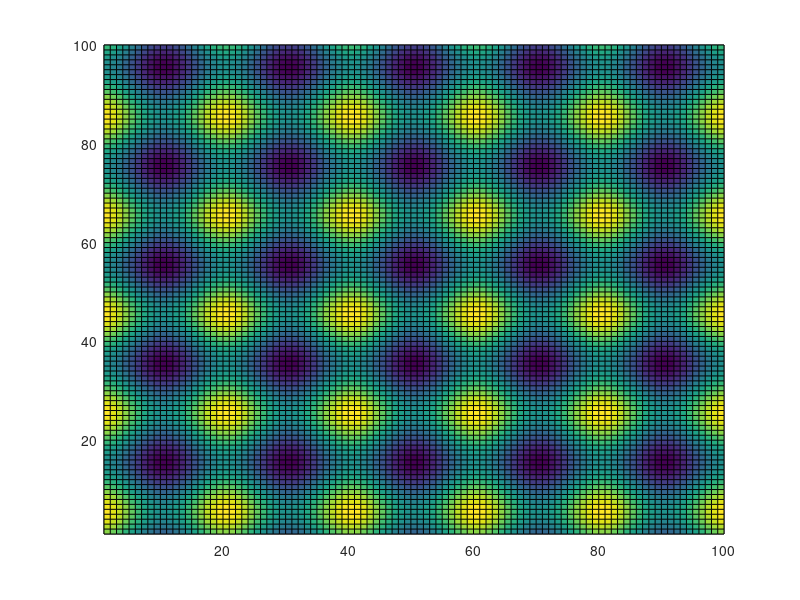
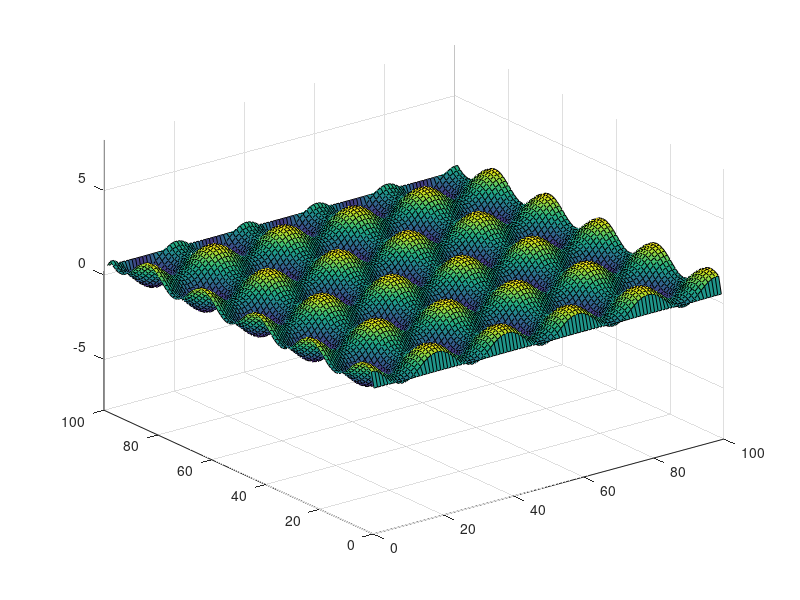
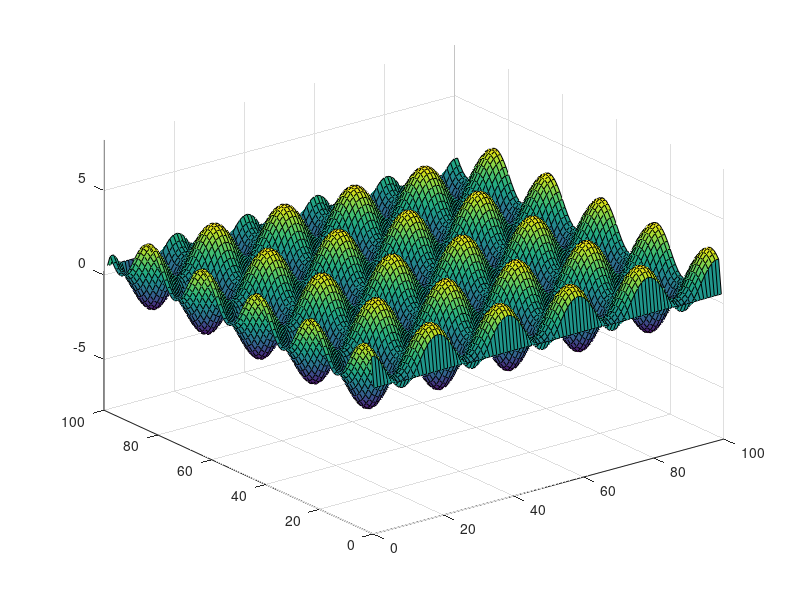
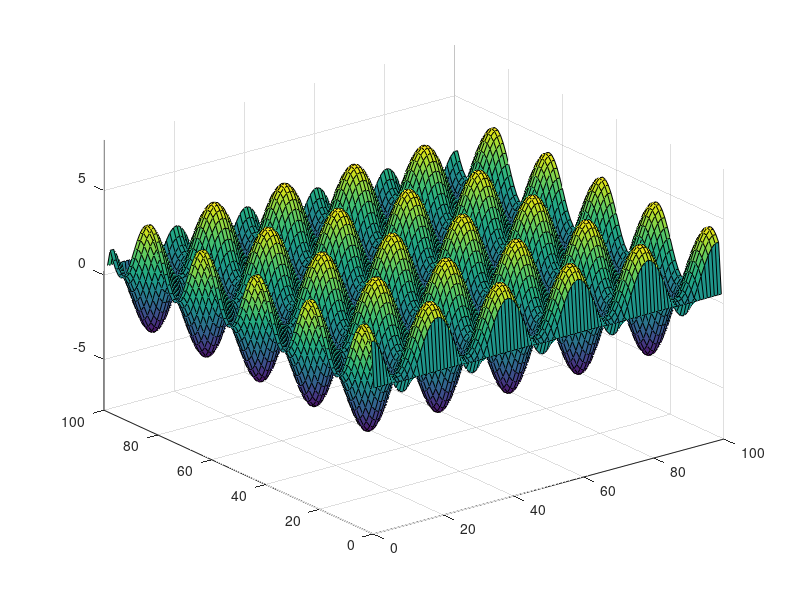

Write MATLAB code to recreate these figures, in order.
n = 100;
R = 8.314;
T = 400;
%for up-hill diffusion O > 2RT
O = 10000;
D = 100;
dx= 0.5;
dt=1/(20*D);
mu  = zeros(100);
arr_conc_old = zeros(100);
arr_conc = zeros(100);

%loop to find the initial concentration 2d array
for i = 1:100
    for j = 1:100
        %creating a 3d array with random numbers between 0.5 and 1
        arr_conc_old(i,j) = 0.5+0.01*sin(i*pi/10) + 0.01*cos(j*pi/10);
    end
end
pcolor(arr_conc_old)
zlim([-8 8])
        hold on
%loop to find the mu 2d array
for i= 1:100
    for j = 1:100
        mu(i,j) =  O*(1-arr_conc_old(i,j))^2 + R * T * log(arr_conc_old(i,j));
    end
end
arr_conc = arr_conc_old;
%loop to find the concentraion after uphill diffusion
count =1;
for m = 1:5
    count = count +1;
    for i = 2:n-1
     for j = 2:n-1
        arr_conc(i,j) = arr_conc(i,j) + dt*D*(mu(i+1,j+1) + mu(i-1,j-1) -2*mu(i,j))/((dx)^2);
    end 
    arr_conc(i,1) = arr_conc(i,2);
    arr_conc(i,n) = arr_conc(i,n-1);
    hold off
    
   
    end
    
    figure
    surf(1:100,1:100,arr_conc); 
    str = sprintf('plot of uphill diffusion after time t =%d', m*dt); 
    title(str)
    zlabel('Concentration')
    
    surf(arr_conc)
    zlim([-8 8])
    
    
    
end
%From  G vs X plot we get the upper and lower bound of composition lies in between 7 and 94% 
%By using max(arr_conc) and min(arr_conc) we get the maximum and minimum
%value to be 6.2496 and  -5.6233 which is inside the range value obtained
%after 30 units of time 
%from G vs X plot


hold off;